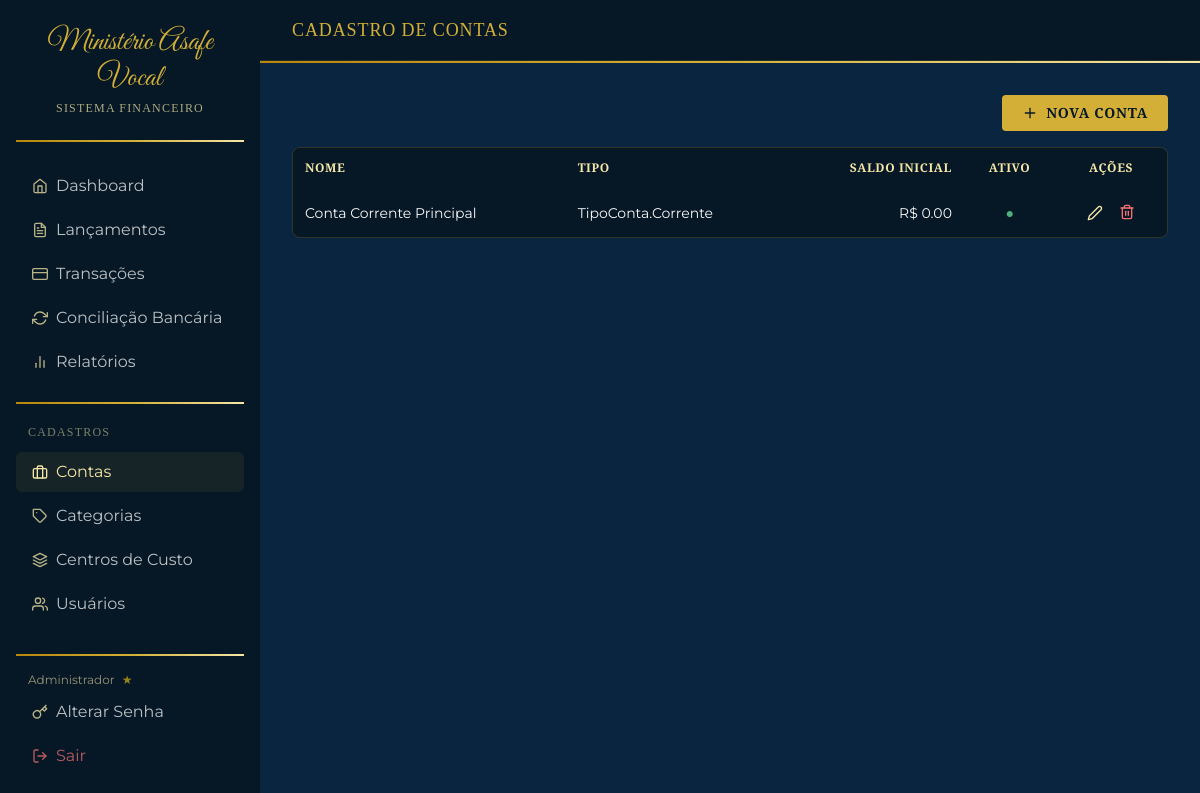
Screenshot of /cadastros/contas (signed in) with the database file from the repository.
### app/models.py (models this page shows)
class Usuario(Base):
    __tablename__ = "usuarios"
    id = Column(Integer, primary_key=True, index=True)
    nome = Column(String(100), nullable=False)
    email = Column(String(150), unique=True, nullable=False, index=True)
    senha_hash = Column(String(200), nullable=False)
    ativo = Column(Boolean, default=True, nullable=False)
    is_admin = Column(Boolean, default=False, nullable=False)
    created_at = Column(DateTime, server_default=func.now())
    lancamentos = relationship("Lancamento", back_populates="usuario")
    transacoes = relationship("Transacao", back_populates="usuario")
    ofx_imports = relationship("OfxImport", back_populates="usuario")

class Conta(Base):
    __tablename__ = "contas"
    id = Column(Integer, primary_key=True, index=True)
    nome = Column(String(100), nullable=False)
    tipo = Column(Enum(TipoConta), nullable=False)
    saldo_inicial = Column(Numeric(10, 2), default=Decimal("0.00"), nullable=False)
    ativo = Column(Boolean, default=True, nullable=False)
    transacoes = relationship("Transacao", back_populates="conta")
    ofx_imports = relationship("OfxImport", back_populates="conta")

### app/routers/cadastros.py (the view)
@router.get("/contas", response_class=HTMLResponse)
async def listar_contas(request: Request, current_user: Usuario = Depends(get_current_user), db: Session = Depends(get_db)):
    contas = db.query(Conta).all()
    return templates.TemplateResponse("cadastros/contas.html", {"request": request, "current_user": current_user, "contas": contas, "error": None})

### app/templates/cadastros/contas.html (shortened to what this page needs)
{% extends "base.html" %}
{% block page_title %}CADASTRO DE CONTAS{% endblock %}
{% block content %}
<div class="flex justify-end mb-4">
  <button class="btn-primary px-5 py-2 rounded font-cinzel tracking-wider text-sm flex items-center gap-2"
    onclick="document.getElementById('form-novo').classList.toggle('hidden')">
    <i data-feather="plus" class="w-4 h-4"></i> NOVA CONTA
  </button>
</div>
<div class="card overflow-hidden">
  <table class="w-full text-sm">
    <thead>
      <tr>
        <th class="text-left p-3 font-cinzel text-xs tracking-wider" style="color:var(--dourado-claro);">NOME</th>
        <th class="text-left p-3 font-cinzel text-xs tracking-wider" style="color:var(--dourado-claro);">TIPO</th>
        <th class="text-right p-3 font-cinzel text-xs tracking-wider" style="color:var(--dourado-claro);">SALDO INICIAL</th>
        <th class="text-center p-3 font-cinzel text-xs tracking-wider" style="color:var(--dourado-claro);">ATIVO</th>
        <th class="text-center p-3 font-cinzel text-xs tracking-wider" style="color:var(--dourado-claro);">AÇÕES</th>
      </tr>
    </thead>
    <tbody>
      {% for c in contas %}
      <tr>
        <td class="p-3">{{ c.nome }}</td>
        <td class="p-3 capitalize">{{ c.tipo }}</td>
        <td class="p-3 text-right">R$ {{ "%.2f"|format(c.saldo_inicial) }}</td>
        <td class="p-3 text-center">
          {% if c.ativo %}<span style="color:#4CAF7D;">●</span>{% else %}<span style="color:#888;">●</span>{% endif %}
        </td>
        <td class="p-3 text-center">
          <div class="flex gap-2 justify-center">
            <button class="p-1" style="color:var(--dourado-claro);"
              onclick="toggleEdit({{ c.id }})">
              <i data-feather="edit-2" class="w-4 h-4"></i>
            </button>
            <form action="/cadastros/contas/{{ c.id }}/excluir" method="post" onsubmit="return confirm('Excluir?')">
              <button type="submit" class="p-1" style="color:#f87171;">
                <i data-feather="trash-2" class="w-4 h-4"></i>
              </button>
            </form>
          </div>
        </td>
      </tr>
      {% else %}
      <tr><td colspan="5" class="p-8 text-center" style="color:var(--dourado-claro);opacity:.4;">Nenhuma conta cadastrada.</td></tr>
      {% endfor %}
    </tbody>
  </table>
</div>
{% endblock %}

### app/templates/base.html (shortened to what this page needs)
<!DOCTYPE html>
<html lang="pt-BR">
<head>
  <script src="https://cdn.tailwindcss.com"></script>
</head>
<body hx-boost="true">
<div class="flex min-h-screen">
  <aside class="sidebar flex flex-col py-6 px-4 fixed top-0 left-0 h-full z-30 overflow-y-auto">
    <div class="mb-6 text-center">
      <div class="font-great text-3xl" style="color: var(--dourado);">Ministério Asafe Vocal</div>
      <div class="font-cinzel text-xs tracking-widest mt-1" style="color: var(--dourado-claro); opacity:.7;">SISTEMA FINANCEIRO</div>
    </div>
    <div class="gold-line mb-6"></div>
    <nav class="flex flex-col gap-1 flex-1">
      <a href="/" class="nav-link {% if request.url.path == '/' %}active{% endif %}">
        <i data-feather="home" class="icon w-4 h-4"></i> Dashboard
      </a>
      <a href="/lancamentos" class="nav-link {% if '/lancamentos' in request.url.path %}active{% endif %}">
        <i data-feather="file-text" class="icon w-4 h-4"></i> Lançamentos
      </a>
      <a href="/transacoes" class="nav-link {% if '/transacoes' in request.url.path %}active{% endif %}">
        <i data-feather="credit-card" class="icon w-4 h-4"></i> Transações
      </a>
      <a href="/conciliacao" class="nav-link {% if '/conciliacao' in request.url.path %}active{% endif %}">
        <i data-feather="refresh-cw" class="icon w-4 h-4"></i> Conciliação Bancária
      </a>
      <a href="/relatorios" class="nav-link {% if '/relatorios' in request.url.path %}active{% endif %}">
        <i data-feather="bar-chart-2" class="icon w-4 h-4"></i> Relatórios
      </a>
      <div class="gold-line my-4"></div>
      <div class="font-cinzel text-xs tracking-widest mb-2 px-3" style="color:var(--dourado-claro); opacity:.5;">CADASTROS</div>
      <a href="/cadastros/contas" class="nav-link {% if '/cadastros/contas' in request.url.path %}active{% endif %}">
        <i data-feather="briefcase" class="icon w-4 h-4"></i> Contas
      </a>
      <a href="/cadastros/categorias" class="nav-link {% if '/cadastros/categorias' in request.url.path %}active{% endif %}">
        <i data-feather="tag" class="icon w-4 h-4"></i> Categorias
      </a>
      <a href="/cadastros/centros-custo" class="nav-link {% if '/cadastros/centros-custo' in request.url.path %}active{% endif %}">
        <i data-feather="layers" class="icon w-4 h-4"></i> Centros de Custo
      </a>
      {% if current_user.is_admin %}
      <a href="/cadastros/usuarios" class="nav-link {% if '/cadastros/usuarios' in request.url.path %}active{% endif %}">
        <i data-feather="users" class="icon w-4 h-4"></i> Usuários
      </a>
      {% endif %}
    </nav>
    <div class="gold-line mt-4 mb-4"></div>
    <div class="text-xs px-3" style="color:var(--dourado-claro); opacity:.6;">
      <span>{{ current_user.nome }}</span>
      {% if current_user.is_admin %}<span class="ml-1 text-yellow-400">★</span>{% endif %}
    </div>
    <a href="/alterar-senha" class="nav-link mt-1">
      <i data-feather="key" class="icon w-4 h-4"></i> Alterar Senha
    </a>
    <form action="/logout" method="post" class="mt-1">
      <button type="submit" class="nav-link w-full text-left" style="color: #f87171;">
        <i data-feather="log-out" class="w-4 h-4"></i> Sair
      </button>
    </form>
  </aside>
  <main class="flex-1 ml-[260px] min-h-screen">
    <header class="flex items-center justify-between px-8 py-4" style="background-color: var(--azul-escuro); border-bottom: 1px solid rgba(212,175,55,0.15);">
      <h1 class="font-cinzel text-lg tracking-wider" style="color: var(--dourado);">
        {% block page_title %}Dashboard{% endblock %}
      </h1>
    </header>
    <div class="gold-line"></div>
    <div class="p-8">
      {% block content %}{% endblock %}
    </div>
  </main>
</div>
</body>
</html>

### app/templates/base.html (style rules this page uses)
:root { --azul-profundo: #0A2540; --azul-escuro: #061826; --dourado: #D4AF37; --dourado-claro: #F5E6A7; --dourado-escuro: #B8860B; --branco-suave: #F8F8F8; --gradiente-ouro: linear-gradient(90deg, #B8860B, #D4AF37, #F5E6A7); }
body { background-color: var(--azul-profundo); color: var(--branco-suave); font-family: 'Montserrat', sans-serif; }
.font-cinzel { font-family: 'Cinzel', serif; }
.font-great { font-family: 'Great Vibes', cursive; }
.sidebar { background-color: var(--azul-escuro); width: 260px; min-height: 100vh; }
.gold-line { height: 2px; background: var(--gradiente-ouro); }
.btn-primary { background-color: var(--dourado); color: var(--azul-escuro); font-weight: 600; transition: background .2s; }
.card { background-color: var(--azul-escuro); border: 1px solid rgba(212,175,55,0.2); border-radius: 8px; }
.nav-link { color: var(--branco-suave); opacity: .75; transition: all .2s; padding: .5rem 1rem; border-radius: 6px; display: flex; align-items: center; gap: .5rem; }
.nav-link:hover, .nav-link.active { color: var(--dourado-claro); opacity: 1; background: rgba(212,175,55,0.08); }
.nav-link .icon { color: var(--dourado-claro); }
table thead tr { background-color: var(--azul-escuro); }
table tbody tr:nth-child(odd) { background-color: rgba(6,24,38,0.4); }

### rows the page displays
Usuario: nome "Administrador"
Conta: nome "Conta Corrente Principal", tipo "TipoConta.corrente", saldo_inicial "0.00"
